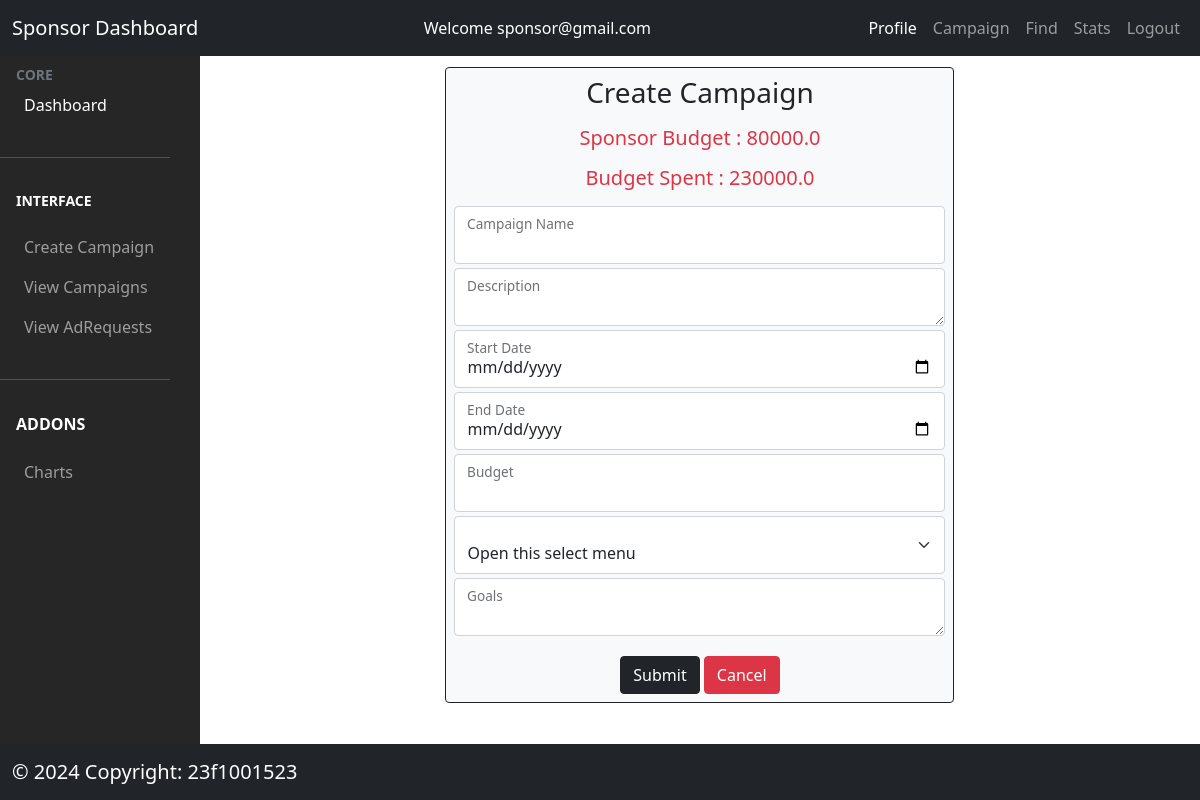
The app's page /sponsor/campaign (signed in), older data.
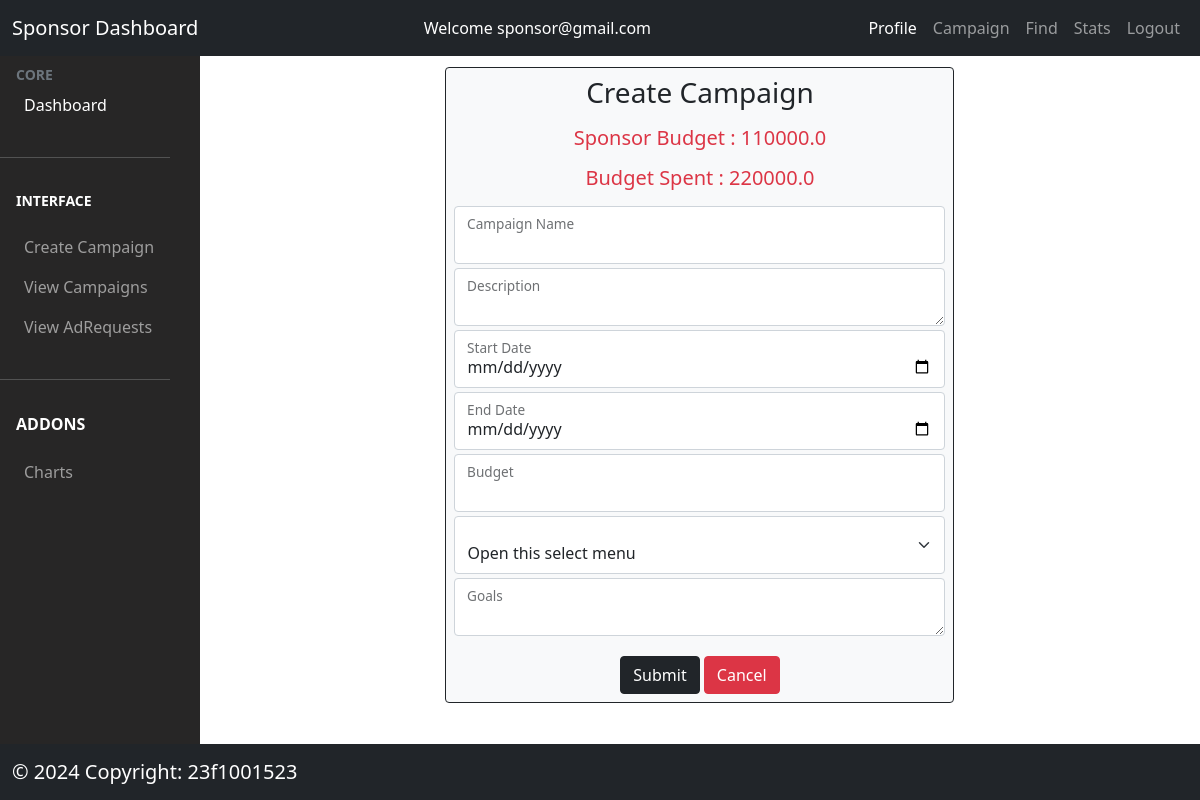
The same page, newer data.
### models/model.py (models this page shows, shortened)
class Sponsor(db.Model):
  __tablename__ = "sponsors"
  id = db.Column(db.Integer, autoincrement=True, primary_key=True)
  sponsor_id = db.Column(db.String(200), nullable=False, unique=True)
  sponsor_name = db.Column(db.String(300), nullable=False)
  sponsor_password = db.Column(db.String(50), nullable=False)
  industry = db.Column(db.String(200), nullable=False)
  budget = db.Column(db.Float, nullable=False)
  status = db.Column(db.String(200), nullable=False)
  campaigns = db.relationship("Campaign", backref="sponsor", lazy=True)
  create_date = db.Column(db.DateTime, default=datetime.now(timezone.utc))

### controllers/sponsor.py (the view, shortened to what this page needs)
@app.route('/sponsor/campaign', methods=['GET', 'POST'])
@login_required_sponsor
def campaign():
  sponsor_id = session['user_id']
  sponsors = Sponsor.query.filter_by(sponsor_id=sponsor_id).first()
  campaigns = Campaign.query.filter_by(sponsor_id=sponsor_id).all()
  negotiations = Negotiation.query.all()
  total_budget = 0
  for campaign in campaigns:
    total_budget += campaign.budget
  return render_template('/sponsor/campaign_form.html',
                         sponsors=sponsors,
                         total_budget=total_budget)

### controllers/usermanager.py (called while the page is built)
def login_required_sponsor(func):
  @wraps(func)
  def wrapper_sponsor(*args, **kwargs):
    if session.get('loggedin') is None or session['user_type'] != 'sponsor':
      flash('You need to login first')
      return redirect(url_for('login'))
    return func(*args, **kwargs)
  return wrapper_sponsor

### templates/sponsor/campaign_form.html (shortened to what this page needs)
{% extends '/sponsor/sponsor_dashboard.html' %}
{% block content %}
<div class="row justify-content-center mt-2">
  <div class="col-md-6 bg-light border border-dark rounded p-2">
      <h3 class='text-center mb-3'>Create Campaign</h3>
     <h5 class='text-center mb-3 text-danger'>Sponsor Budget : {{sponsors.budget}}</h5>
      <h5 class='text-center mb-3 text-danger'>Budget Spent : {{total_budget}} </h5>
      <form  action='/sponsor/campaign' method='POST'>
        <div  class="form-floating mb-1">
          <input type="text" class="form-control" id="campaign_name" name='campaign_name'>
          <label for="campaign_name" class="form-label text-dark">Campaign Name</label>
        </div>
        <div  class="form-floating mb-1">
          <textarea type="text" class="form-control" id="description" name='description'></textarea>
          <label for="description" class="form-label text-dark">Description</label>
        </div>
        <div  class="form-floating mb-1">
          <input type="date" class="form-control" id="start_date" name='start_date'>
          <label for="start_date" class="form-label text-dark">Start Date</label>
        </div>
        <div  class="form-floating mb-1">
          <input type="date" class="form-control" id="end_date" name='end_date'>
          <label for="end_date" class="form-label text-dark">End Date</label>
        </div>
        <div  class="form-floating mb-1">
          <input type="number" class="form-control" id="budget" name='budget'>
          <label for="budget" class="form-label text-dark">Budget</label>
        </div>
        <div  class="form-floating mb-1">
          <select class="form-select" aria-label="Default select example" name="visibility">
            <option selected>Open this select menu</option>
          </select>
        </div>
        <div  class="form-floating mb-1">
          <textarea type="text" class="form-control" id="goals" name='goals'></textarea>
          <label for="goals" class="form-label text-dark">Goals</label>
        </div>
        <div class="text-center">
                    <button type="submit" class="btn btn-dark mt-3">Submit</button>
                    <a class="btn btn-danger mt-3" href='/sponsor/campaign/show' class="btn btn-danger text-white">Cancel</a>
        </div>
      </form>
  </div>
</div>
{% endblock %}

Row changes from the older to the newer data that the page shows:
changed Sponsor: budget "80000.0" → "110000.0"
Text that changed along with them:
{{ total_budget }}: "230000.0" → "220000.0"
